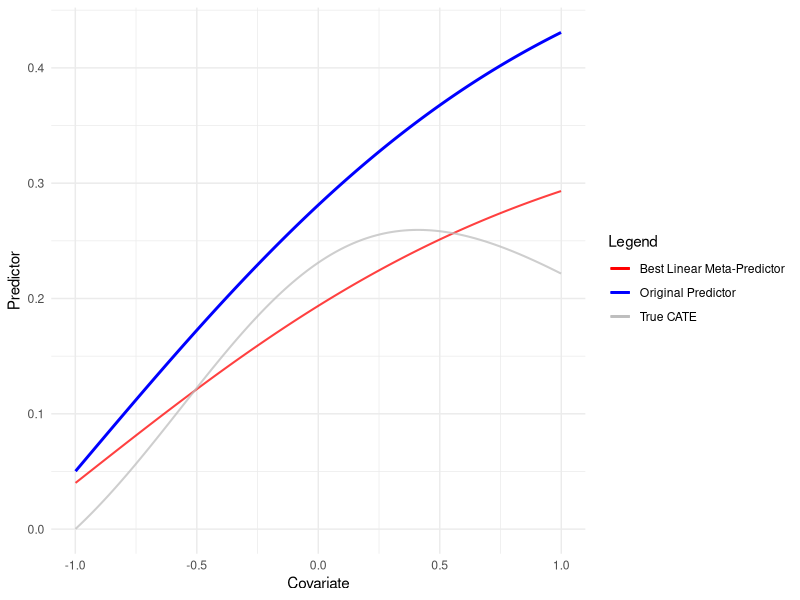
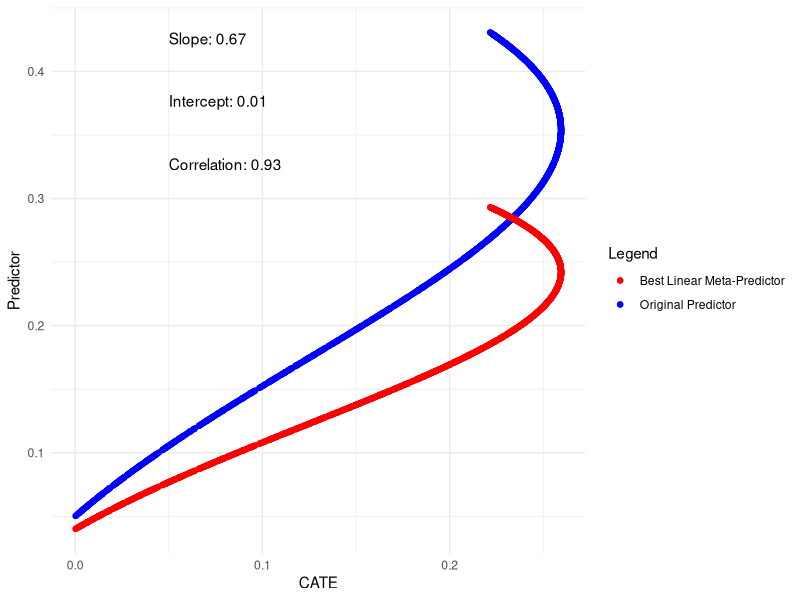
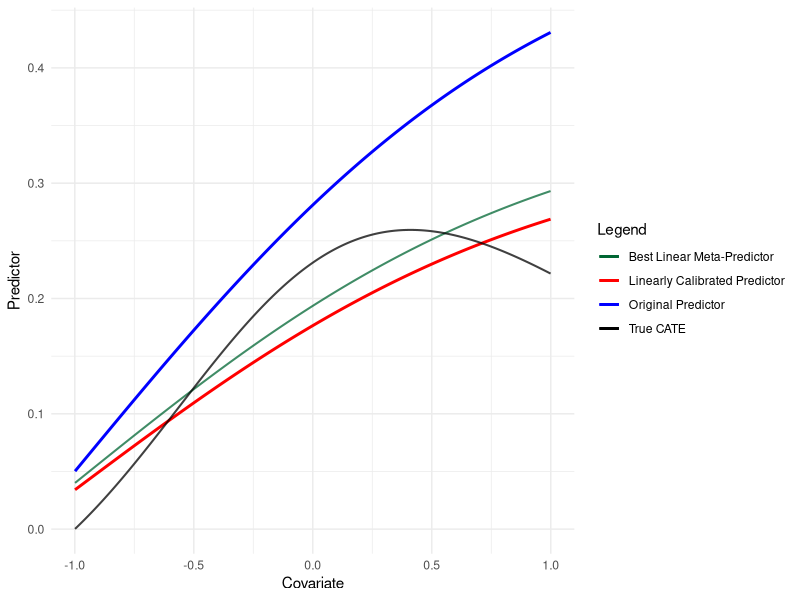
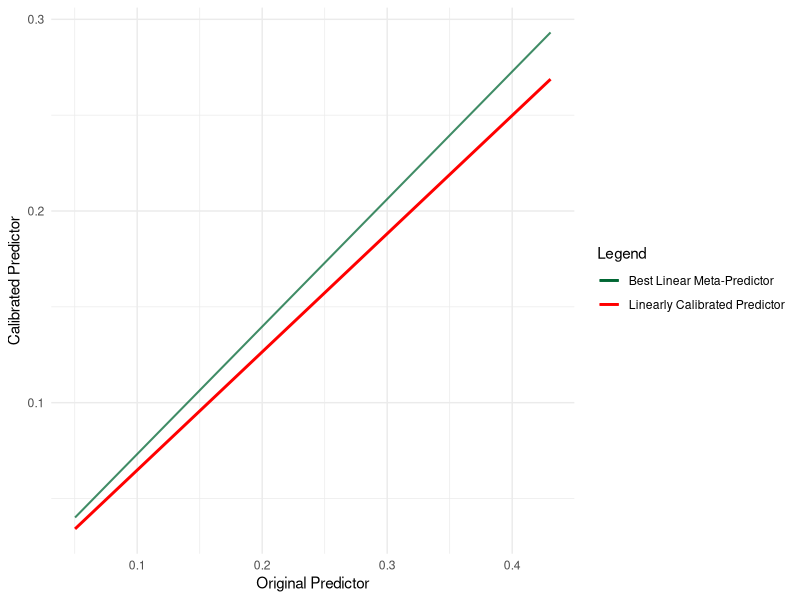
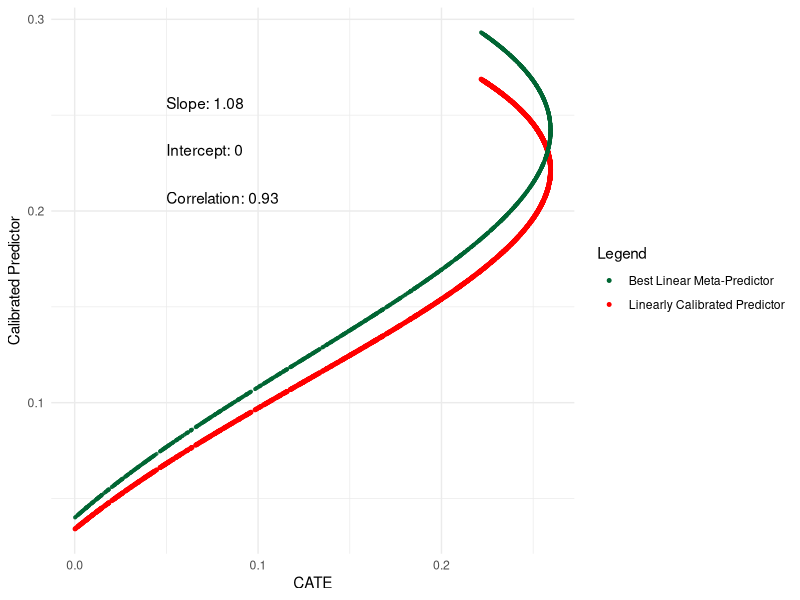
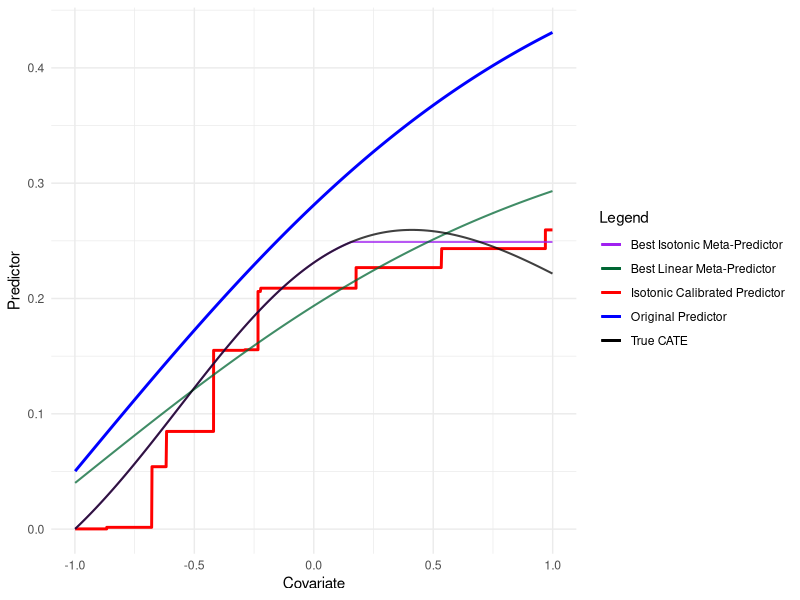
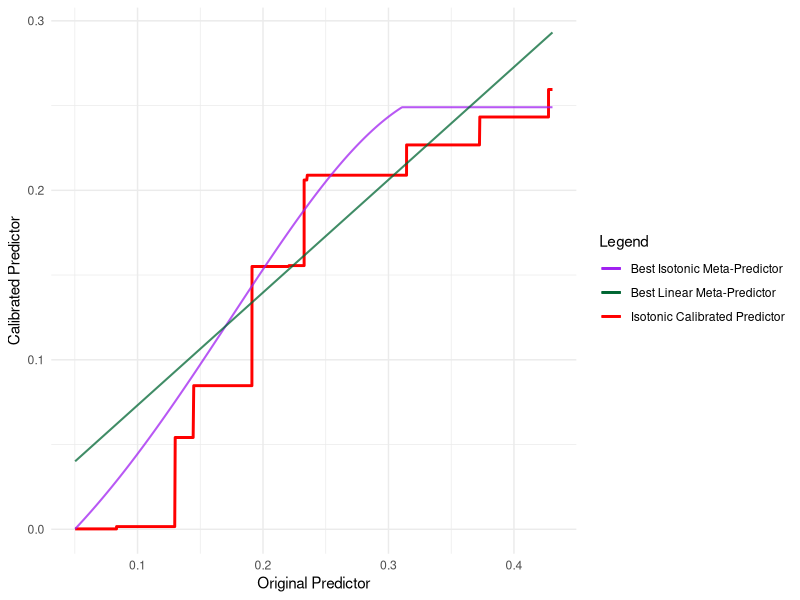
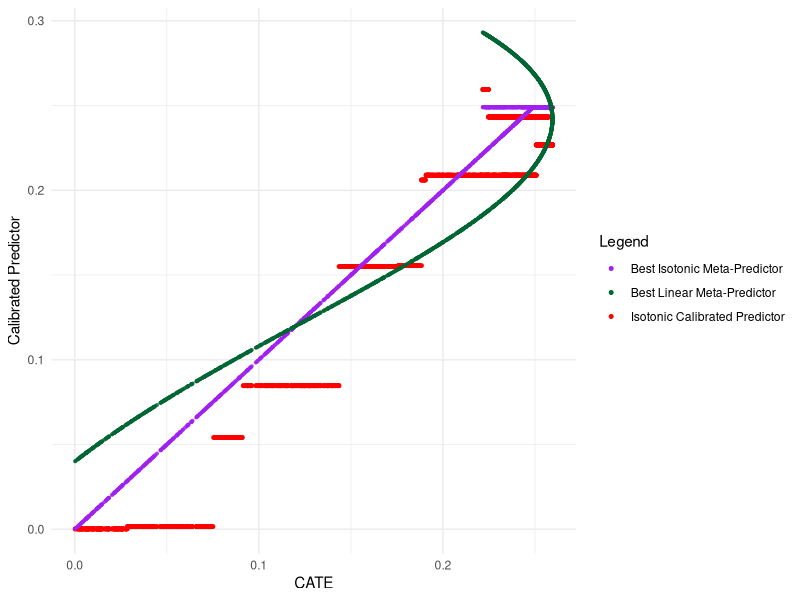

Recreate these plots in R, in order.
## ---- chunk 1
knitr::opts_chunk$set(echo = TRUE)
## ---- chunk 2
set.seed(12345)
n <- 2000
# covariate
W <- runif(n, -1, 1)

# treatment
pi <- plogis(0.5*W)
A <- rbinom(n, size = 1, pi)

# outcome regression and cate
mu0 <- plogis(W)
mu1 <- plogis(1 + 2*W)
cate <- mu1 - mu0

# potential outcomes
Y0 <- rbinom(n, size = 1, mu0)
Y1 <- rbinom(n, size = 1, plogis(1 + 2*W))
 
# observed outcome
Y <- ifelse(A==1, Y1, Y0)
## ---- chunk 3

# use machine learning to obtain initial predictor of ITE Y_1 - Y_0
# for simplicity, we define our predictor tau.hat as a fixed function.

tau.hat <- plogis(1 + W  ) - 0.45
  
## ---- chunk 4
library(ggplot2)

# predictor is misspecified but not that badly
p <- ggplot(data = data.frame(tau.hat, cate), aes(x = tau.hat, y = cate)) +
  geom_point(color = "blue") +
  labs(x = "predictor", y = "cate") +
  geom_smooth(method = 'lm', formula = y ~ x, color = "red") +
  theme_minimal()

cor_tau <-  cor(tau.hat, cate)
# Calculate the regression coefficients
fit <- lm(cate ~ tau.hat, data = data.frame(tau.hat, cate))
intercept <- coef(fit)[1]
slope <- coef(fit)[2]

tau.BLP.oracle <- intercept + tau.hat * slope

p <- ggplot(data = data.frame( tau.hat, tau.BLP.oracle, cate, W), aes(y = tau.hat, x = W)) +
  geom_line(aes(color = "Original Predictor"), show.legend = TRUE, size = 1) +
  labs(x = "Covariate", y = "Predictor") +
  geom_line(aes(y = tau.BLP.oracle, color = "Best Linear Meta-Predictor"), show.legend = TRUE, size = 0.7, alpha = 0.75) +
   geom_line(aes(y = cate, color = "True CATE"), show.legend = TRUE, size = 0.7, alpha = 0.75) +
  scale_color_manual(
    name = "Legend",
    values = c("Original Predictor" = "blue", "Best Linear Meta-Predictor" = "red",
               "True CATE" = "grey")
  ) +
  theme_minimal()
 

p

## ---- chunk 5
# plot best linear predictor (oracle)
p <- ggplot(data = data.frame( tau.hat, tau.BLP.oracle, cate), aes(y = tau.hat, x = cate)) +
  geom_point(aes(color = "Original Predictor"), show.legend = TRUE) +
  labs(y = "Predictor", x = "CATE") +
  geom_point(aes(y = tau.BLP.oracle, color = "Best Linear Meta-Predictor"), show.legend = TRUE) +
  scale_color_manual(
    name = "Legend",
    values = c("Original Predictor" = "blue", "Best Linear Meta-Predictor" = "red")
  ) +
  theme_minimal()
 


# Add the slope and intercept to the plot
p <- p +
  annotate(
    "text", x = 0.05, y = max(tau.hat), label = paste("Slope:", round(slope, 2)),
    hjust = 0, vjust = 1, color = "black"
  ) +
  annotate(
    "text", x = 0.05, y = max(tau.hat)- 0.05, label = paste("Intercept:", round(intercept, 2)),
    hjust = 0, vjust = 0.9, color = "black"
  ) +
  annotate(
    "text", x = 0.05, y = max(tau.hat)- 0.1, label = paste("Correlation:", round(cor_tau, 2)),
    hjust = 0, vjust = 0.9, color = "black"
  )

# Display the plot
print(p)



## ---- chunk 6
# unbiased surrogate outcome for CATE/ITE
pseudo_outcome <- cate + (A/pi) * (Y - mu1) - ((1-A)/(1-pi)) * (Y - mu0)

# fit best linear predictor of tau.hat of the surrogate outcome
# provides estimat of BLP of ITE/CATE
fit <- lm(pseudo_outcome ~ tau.hat, data = data.frame(tau.hat, pseudo_outcome))
intercept <- coef(fit)[1]
slope <- coef(fit)[2]

# get linear calibrated predictor, i.e. BLP given tau.hat
tau.BLP.hat <- intercept + slope * tau.hat





cor_tau <-  cor(tau.BLP.hat, cate)
# Calculate the regression coefficients
fit <- lm(cate ~ tau.hat, data = data.frame(tau.hat, cate))
intercept <- coef(fit)[1]
slope <- coef(fit)[2]

tau.BLP.oracle <- intercept + tau.hat * slope
## ---- chunk 7


tau.iso.oracle <- as.stepfun(isoreg(tau.hat, cate))(tau.hat)

p <- ggplot(data = data.frame(tau.BLP.hat, tau.hat, tau.BLP.oracle, W, cate), aes(x = W, y = tau.BLP.hat)) +
  geom_line(aes(color = "Linearly Calibrated Predictor"), show.legend = TRUE, size = 1) +
  labs(x = "Covariate", y = "Predictor") +
  geom_line(aes(y = tau.BLP.oracle, color = "Best Linear Meta-Predictor"), show.legend = TRUE, alpha = 0.75,  size = 0.7)+ 
  geom_line(aes(y = tau.hat, color = "Original Predictor"), show.legend = TRUE, alpha = 1,  size = 1)+ 
  geom_line(aes(y = cate, color = "True CATE"), show.legend = TRUE, alpha = 0.75,  size = 0.7)+  
  scale_color_manual(
    name = "Legend",
    values = c("Linearly Calibrated Predictor" = "red", 
               "Best Linear Meta-Predictor" = "#006633",
               "Original Predictor" = "blue",
               "True CATE" = "black")
  ) +
  theme_minimal()
p

 
## ---- chunk 8

 
p <- ggplot(data = data.frame(tau.BLP.hat, tau.hat, tau.BLP.oracle), aes(x = tau.hat, y = tau.BLP.hat)) +
  geom_line(aes(color = "Linearly Calibrated Predictor"), show.legend = TRUE, size = 1) +
  labs(x = "Original Predictor", y = "Calibrated Predictor") +
  geom_line(aes(y = tau.BLP.oracle, color = "Best Linear Meta-Predictor"), show.legend = TRUE, alpha = 0.75,  size = 0.7)+ 
  scale_color_manual(
    name = "Legend",
    values = c(
               "Best Linear Meta-Predictor" = "#006633",
               "Linearly Calibrated Predictor" = "red")
  ) +
  theme_minimal()
p



 
## ---- chunk 9

 

 cor_tau <-  cor(tau.BLP.hat, cate)
# Calculate the regression coefficients
fit <- lm(cate ~ tau.BLP.hat, data = data.frame(tau.BLP.hat, cate))
intercept <- coef(fit)[1]
slope <- coef(fit)[2]

 

p <- ggplot(data = data.frame(tau.BLP.hat, tau.hat,  tau.BLP.oracle, cate), aes(y = tau.BLP.hat, x = cate)) +
  geom_point(aes(color = "Linearly Calibrated Predictor"), show.legend = TRUE, size = 1) +
  labs(y = "Calibrated Predictor", x = "CATE") +
  geom_point(aes(y = tau.BLP.oracle, color = "Best Linear Meta-Predictor"), show.legend = TRUE, alpha = 0.75,  size = 0.7)+ 
  scale_color_manual(
    name = "Legend",
    values = c("Linearly Calibrated Predictor" = "red", 
               "Best Linear Meta-Predictor" = "#006633")
  ) +
  theme_minimal()
 



 

# Add the slope and intercept to the plot
p <- p +
  annotate(
    "text", x = 0.05, y = max(cate), label = paste("Slope:", round(slope, 2)),
    hjust = 0, vjust = 1, color = "black"
  ) +
  annotate(
    "text", x = 0.05, y = max(cate)- 0.025, label = paste("Intercept:", round(intercept, 2)),
    hjust = 0, vjust = 0.9, color = "black"
  ) +
  annotate(
    "text", x = 0.05, y = max(cate)- 0.05, label = paste("Correlation:", round(cor_tau, 2)),
    hjust = 0, vjust = 0.9, color = "black"
  )

# Display the plot
print(p)


## ---- chunk 10
# unbiased surrogate outcome for CATE/ITE
pseudo_outcome <- cate + (A/pi) * (Y - mu1) - ((1-A)/(1-pi)) * (Y - mu0)
# fit isotonic regression of pseudo outcome
tau.iso.hat <- as.stepfun(isoreg(tau.hat, pseudo_outcome))(tau.hat)
# note isotonic regression overfits at very end boundaries of tau.hat
# tmp fix: bound predictions into range of cate.
tau.iso.hat <- pmin(pmax(tau.iso.hat, min(cate)), max(cate))
 

## ---- chunk 11


tau.iso.oracle <- as.stepfun(isoreg(tau.hat, cate))(tau.hat)

p <- ggplot(data = data.frame(tau.iso.hat, tau.hat, tau.iso.oracle, tau.BLP.oracle, W, cate), aes(x = W, y = tau.iso.hat)) +
  geom_line(aes(color = "Isotonic Calibrated Predictor"), show.legend = TRUE, size = 1) +
  labs(x = "Covariate", y = "Predictor") +
  geom_line(aes(y = tau.iso.oracle, color = "Best Isotonic Meta-Predictor", alpha = 0.75), show.legend = TRUE, alpha = 0.75, size = 0.7) +
  geom_line(aes(y = tau.BLP.oracle, color = "Best Linear Meta-Predictor"), show.legend = TRUE, alpha = 0.75,  size = 0.7)+ 
  geom_line(aes(y = tau.hat, color = "Original Predictor"), show.legend = TRUE, alpha = 1,  size = 1)+ 
  geom_line(aes(y = cate, color = "True CATE"), show.legend = TRUE, alpha = 0.75,  size = 0.7)+  
  scale_color_manual(
    name = "Legend",
    values = c("Isotonic Calibrated Predictor" = "red", 
               "Best Isotonic Meta-Predictor" = "purple",
               "Best Linear Meta-Predictor" = "#006633",
               "Original Predictor" = "blue",
               "True CATE" = "black")
  ) +
  theme_minimal()
p

 
## ---- chunk 12


tau.iso.oracle <- as.stepfun(isoreg(tau.hat, cate))(tau.hat)

p <- ggplot(data = data.frame(tau.iso.hat, tau.hat, tau.iso.oracle, tau.BLP.oracle), aes(x = tau.hat, y = tau.iso.hat)) +
  geom_line(aes(color = "Isotonic Calibrated Predictor"), show.legend = TRUE, size = 1) +
  labs(x = "Original Predictor", y = "Calibrated Predictor") +
  geom_line(aes(y = tau.iso.oracle, color = "Best Isotonic Meta-Predictor", alpha = 0.75), show.legend = TRUE, alpha = 0.75, size = 0.7) +
  geom_line(aes(y = tau.BLP.oracle, color = "Best Linear Meta-Predictor"), show.legend = TRUE, alpha = 0.75,  size = 0.7)+ 
  scale_color_manual(
    name = "Legend",
    values = c("Isotonic Calibrated Predictor" = "red", 
               "Best Isotonic Meta-Predictor" = "purple",
               "Best Linear Meta-Predictor" = "#006633",
               "Original Predictor" = "blue",
               "True CATE" = "black")
  ) +
  theme_minimal()
p

 
## ---- chunk 13

p <- ggplot(data = data.frame(tau.iso.hat, cate), aes(x = cate, y = tau.iso.hat)) +
  geom_point(color = "blue") +
  labs(x = "predictor", y = "cate") +
  geom_smooth(method = 'lm', formula = y ~ x, color = "red") +
  theme_minimal()

p <- ggplot(data = data.frame(tau.iso.hat, tau.hat, tau.iso.oracle, tau.BLP.oracle, cate), aes(y = tau.iso.hat, x = cate)) +
  geom_point(aes(color = "Isotonic Calibrated Predictor"), show.legend = TRUE, size = 1) +
  labs(x = "CATE", y = "Calibrated Predictor") +
  geom_point(aes(y = tau.iso.oracle, color = "Best Isotonic Meta-Predictor", alpha = 0.75), show.legend = TRUE, alpha = 0.75, size = 0.7) +
  geom_point(aes(y = tau.BLP.oracle, color = "Best Linear Meta-Predictor"), show.legend = TRUE, alpha = 0.75,  size = 0.7)+ 
  scale_color_manual(
    name = "Legend",
     values = c("Isotonic Calibrated Predictor" = "red", 
               "Best Isotonic Meta-Predictor" = "purple",
               "Best Linear Meta-Predictor" = "#006633",
               "Original Predictor" = "blue",
               "True CATE" = "black")
  ) +
  theme_minimal()
 


cor_tau <-  cor(tau.iso.hat, cate)
# Calculate the regression coefficients
fit <- lm(cate ~ tau.iso.hat, data = data.frame(tau.iso.hat, cate))
intercept <- coef(fit)[1]
slope <- coef(fit)[2]

 

# Display the plot
print(p)


